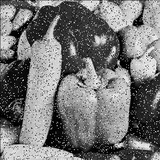
#> input picture midterm/task3.jpg, 160 x 160 px, shrunk from 256 x 256 before the run
$ jupyter execute --allow-errors 'Midterm CV.ipynb'   (older library calls are emulated)
#> lines starting #> are read from the running program, lines starting #| are printed output that depends on the picture
# Midterm Exam
## Each task of the exam is performed on the original images, unless the reverse is said
## At the end of the exam, you need to commit Jupiter's notebook into GitHab in the machine vision repository in a separate folder called Midterm. Each task must be commited in separate corresponding file, e.g. Task1.ipynb.

### Task 1
Apply each filter to image, specify which properties corresponds to filters

(1) corresponds to a low-pass filter in the frequency domain; (2) less than the other specified noise-canceling filters, blurs edges; (3) increases the sharpness of the image (4) works slower than the other specified noise-canceling filters; (5) is not a noise canceling filter; (6) poorly removes noise such as "salt and pepper"; (7) will destroy all lines of one pixel thickness in the image

### Task 2
Construct a histogram of the brightness of the image. Apply the operation "linear stretching of brightness" and "the gray world" to the image. Operation "the gray world" needs to be realized independently. The mean can be called three times.

### Task 3
Shake the image with a noise like "salt and pepper". Suppress noise with a median filter. Map the difference between the original and noisy images, and between the adjusted and the original.

### Task 4

Apply the Canny and Sobel edge selection filters to the image. Try different options. Output the result of the selection of edges on the original color image in red.

[cell 1]
#T3

import matplotlib.pyplot as plt
import matplotlib.image as img
from scipy import ndimage as nimg

pic = img.imread('task3.jpg')
#> pic is the input picture: shape (160, 160); min 0, max 255, mean 117.3
gflt = nimg.median_filter(pic, 3)
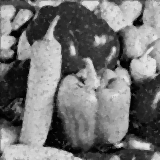
#> gflt: shape (160, 160); min 0, max 231, mean 116.6

fig = plt.figure(figsize=(15, 10))
plt.subplot(131)
plt.imshow(pic, cmap='gray')
plt.subplot(132)
plt.imshow(gflt, cmap='gray')
plt.subplot(133)
plt.imshow((pic - gflt), cmap='gray')

plt.show()
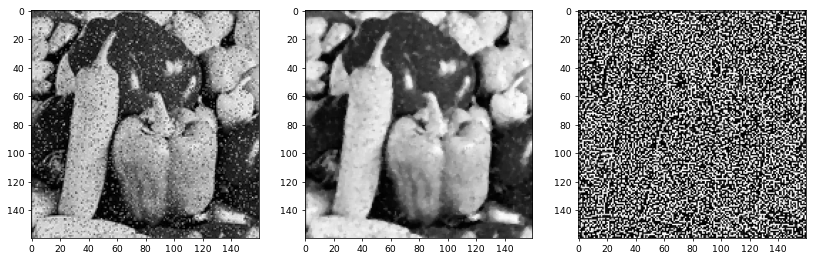
#> figure drawn by matplotlib, 3 panels

[cell 2]
#Task4

from scipy import misc
from skimage import feature

#> (the rest of this cell did not finish here and is left out)

[cell 3]
#Task1
import numpy as np

pic2 = misc.imread('task1.jpg',mode='L')
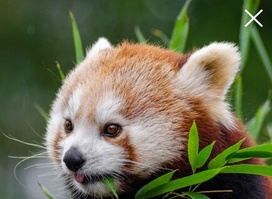
#> input picture midterm/task1.jpg, 272 x 199 px, shrunk from 435 x 318 before the run
#> pic2: shape (199, 272); min 0, max 254, mean 104.8

#APart
arrayA = np.array([
    [1, 2, 1],
    [2, 4, 2],
    [1, 2, 1]
])
arrayA = arrayA * (1/16)

#Bpart
arrayB = np.array([
    [0, 1, 0],
    [1, 1, 1],
    [0, 1, 0]
])
arrayB = arrayB * (1/5)


#Dpart
arrayD = np.array([
    [-1, -2, -1],
    [-2, 12, -2],
    [-1, -2, -1]
])

#Epart
arrayE = np.array([
    [-1, -2, -1],
    [0, 0, 0],
    [1, 2, 1]
])

newpicA = nimg.convolve(pic2, arrayA)
newpicB = nimg.convolve(pic2, arrayB)
newpicC = nimg.median_filter(pic2, 3)
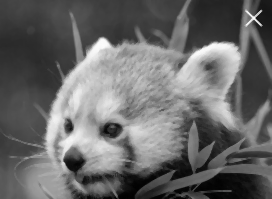
#> newpicC: shape (199, 272); min 1, max 252, mean 104.7
newpicD = nimg.convolve(pic2, arrayD)
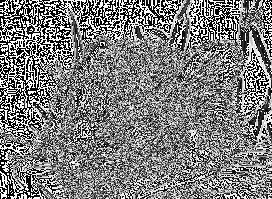
#> newpicD: shape (199, 272); min 0, max 255, mean 125.3
newpicE = nimg.convolve(pic2, arrayE)
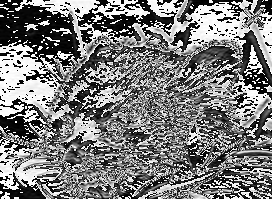
#> newpicE: shape (199, 272); min 0, max 255, mean 123.5

fig, (ax1, ax2, ax3, ax4, ax5, ax6) = plt.subplots(nrows=1, ncols=6, figsize=(20, 3),
                                    sharex=True, sharey=True)

ax1.imshow(pic2, cmap = plt.cm.gray)
ax1.axis('off')
ax1.set_title('Original', fontsize=15)

ax2.imshow(newpicA, cmap = plt.cm.gray)
ax2.axis('off')
ax2.set_title('Filter A', fontsize=15)

ax3.imshow(newpicB, cmap = plt.cm.gray)
ax3.axis('off')
ax3.set_title('Filter B', fontsize=15)

ax4.imshow(newpicC, cmap = plt.cm.gray)
ax4.axis('off')
ax4.set_title('Filter C', fontsize=15)

ax5.imshow(newpicD, cmap = plt.cm.gray)
ax5.axis('off')
ax5.set_title('Filter D', fontsize=15)

ax6.imshow(newpicE, cmap = plt.cm.gray)
ax6.axis('off')
ax6.set_title('Filter E', fontsize=15)

plt.show()

[cell 4]
pic3 = misc.imread('task2.jpg',mode='L')
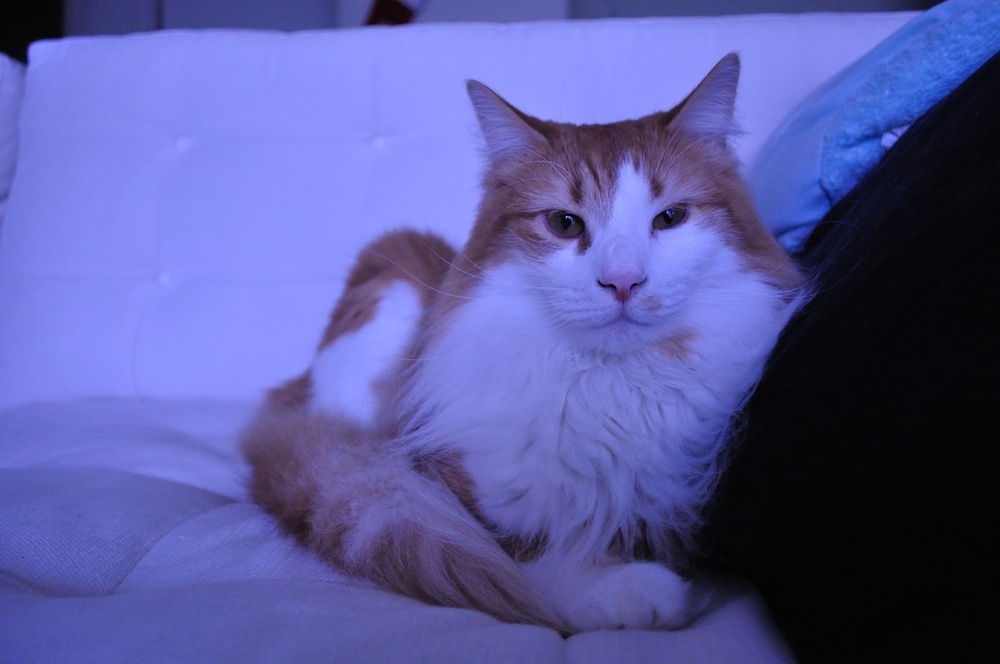
#> input picture midterm/task2.jpg, 1000 x 664 px, shrunk from 1600 x 1063 before the run
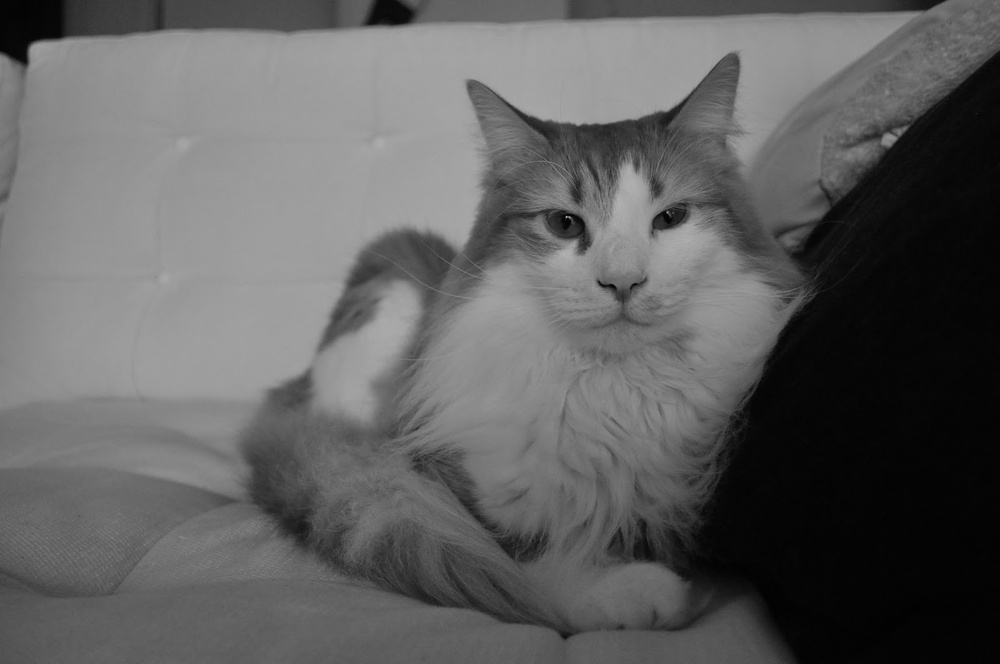
#> pic3: shape (664, 1000); min 1, max 186, mean 96.1

pic3 = pic3 * 1.45
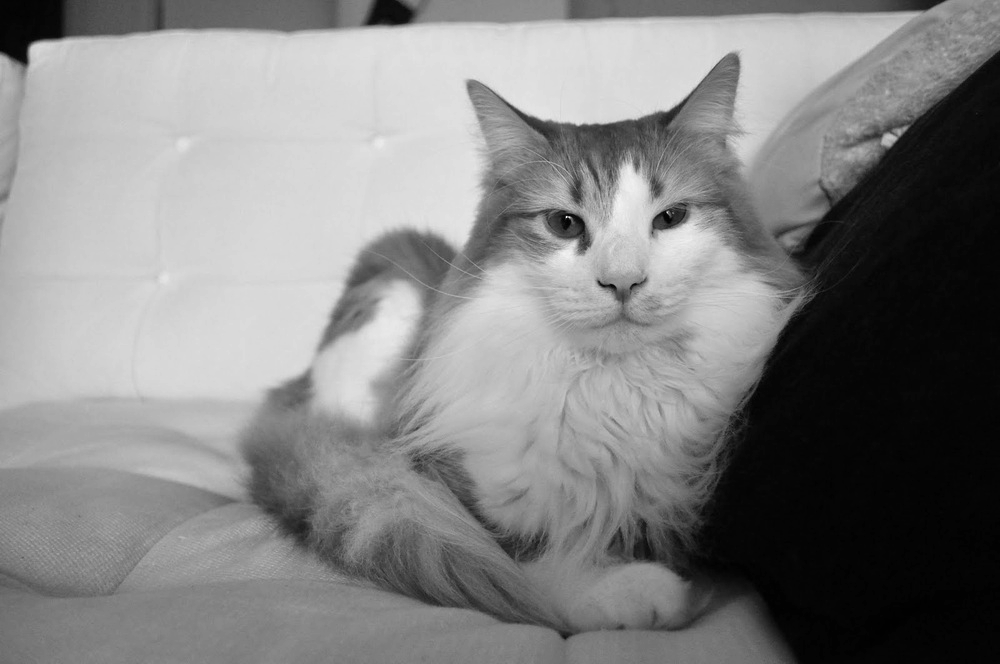
#> pic3: shape (664, 1000) float64; min 1.45, max 269.7, mean 139.3; drawn with min black and max white

fig = plt.figure(figsize=(15, 10))
plt.subplot(121)
plt.imshow(pic3)
plt.subplot(122)
plt.hist(pic3.ravel(),256,[0,256]);

plt.show()
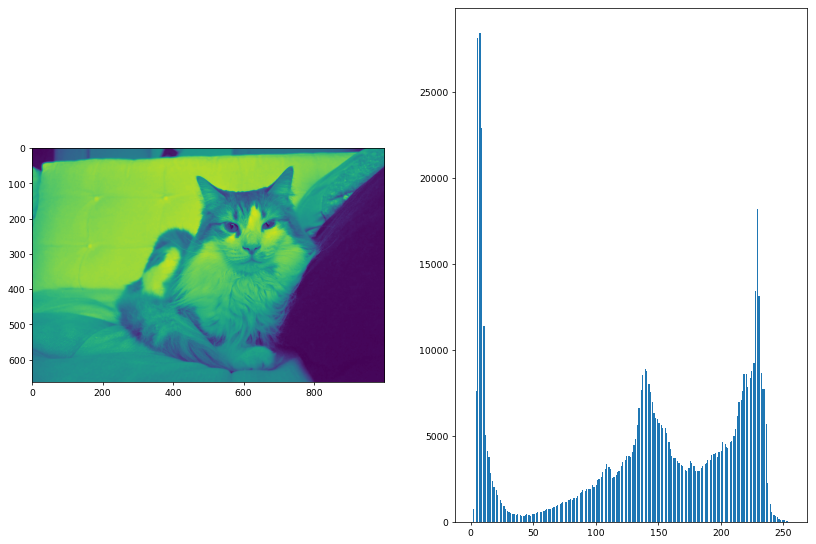
#> figure drawn by matplotlib, 2 panels; panel 2: tallest bar 28449 high, from x = 7 to 8
